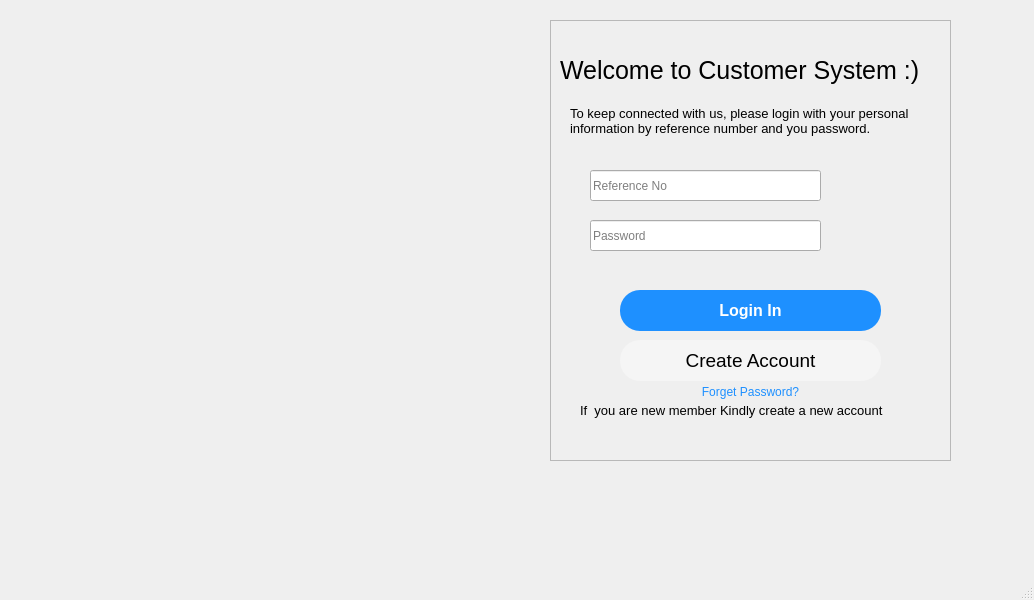
<?xml version="1.0" encoding="UTF-8"?>
<ui version="4.0">
 <class>MainWindow</class>
 <widget class="QMainWindow" name="MainWindow">
  <property name="geometry">
   <rect>
    <x>0</x>
    <y>0</y>
    <width>1034</width>
    <height>600</height>
   </rect>
  </property>
  <property name="windowTitle">
   <string>MainWindow</string>
  </property>
  <widget class="QWidget" name="centralwidget">
   <widget class="QFrame" name="frame">
    <property name="geometry">
     <rect>
      <x>550</x>
      <y>20</y>
      <width>401</width>
      <height>441</height>
     </rect>
    </property>
    <property name="frameShape">
     <enum>QFrame::StyledPanel</enum>
    </property>
    <property name="frameShadow">
     <enum>QFrame::Raised</enum>
    </property>
    <widget class="QLabel" name="label_5">
     <property name="geometry">
      <rect>
       <x>20</x>
       <y>70</y>
       <width>341</width>
       <height>61</height>
      </rect>
     </property>
     <property name="font">
      <font>
       <pointsize>10</pointsize>
      </font>
     </property>
     <property name="text">
      <string>To keep connected with us, please login with your personal information by reference number and you password.</string>
     </property>
     <property name="scaledContents">
      <bool>true</bool>
     </property>
     <property name="wordWrap">
      <bool>true</bool>
     </property>
    </widget>
    <widget class="QPushButton" name="pushButton_7">
     <property name="geometry">
      <rect>
       <x>150</x>
       <y>360</y>
       <width>101</width>
       <height>23</height>
      </rect>
     </property>
     <property name="cursor">
      <cursorShape>PointingHandCursor</cursorShape>
     </property>
     <property name="styleSheet">
      <string notr="true">border: 0px;
color: rgb(30,144,255);;</string>
     </property>
     <property name="text">
      <string>Forget Password?</string>
     </property>
    </widget>
    <widget class="QLabel" name="label_6">
     <property name="geometry">
      <rect>
       <x>10</x>
       <y>30</y>
       <width>381</width>
       <height>41</height>
      </rect>
     </property>
     <property name="styleSheet">
      <string notr="true">font-family:'Montserrat';
font-size:25px;
</string>
     </property>
     <property name="text">
      <string>Welcome to Customer System :)</string>
     </property>
    </widget>
    <widget class="QLineEdit" name="lineEdit_2">
     <property name="geometry">
      <rect>
       <x>40</x>
       <y>150</y>
       <width>231</width>
       <height>31</height>
      </rect>
     </property>
     <property name="styleSheet">
      <string notr="true">border-bottom: 1px solid black; </string>
     </property>
     <property name="placeholderText">
      <string>Reference No</string>
     </property>
    </widget>
    <widget class="QLineEdit" name="lineEdit_3">
     <property name="geometry">
      <rect>
       <x>40</x>
       <y>200</y>
       <width>231</width>
       <height>31</height>
      </rect>
     </property>
     <property name="autoFillBackground">
      <bool>false</bool>
     </property>
     <property name="styleSheet">
      <string notr="true">border-bottom: 1px solid black; </string>
     </property>
     <property name="echoMode">
      <enum>QLineEdit::Password</enum>
     </property>
     <property name="placeholderText">
      <string>Password</string>
     </property>
    </widget>
    <widget class="QPushButton" name="pushButton">
     <property name="geometry">
      <rect>
       <x>70</x>
       <y>270</y>
       <width>261</width>
       <height>41</height>
      </rect>
     </property>
     <property name="font">
      <font>
       <family>MS Shell Dlg 2</family>
       <pointsize>12</pointsize>
       <weight>75</weight>
       <bold>true</bold>
      </font>
     </property>
     <property name="cursor">
      <cursorShape>PointingHandCursor</cursorShape>
     </property>
     <property name="styleSheet">
      <string notr="true">QPushButton{
background-color:rgb(30,144,255);
color:white;
border-radius:20px;
}
QPushButton:hover
{

background-color: white;
color:rgb(30,144,255);
border:1px solid rgb(30,144,255);
transform:scale(1.2);

}</string>
     </property>
     <property name="text">
      <string>Login In</string>
     </property>
    </widget>
    <widget class="QPushButton" name="pushButton_2">
     <property name="geometry">
      <rect>
       <x>70</x>
       <y>320</y>
       <width>261</width>
       <height>41</height>
      </rect>
     </property>
     <property name="font">
      <font>
       <family>MS Shell Dlg 2</family>
       <pointsize>14</pointsize>
       <weight>50</weight>
       <italic>false</italic>
       <bold>false</bold>
      </font>
     </property>
     <property name="cursor">
      <cursorShape>PointingHandCursor</cursorShape>
     </property>
     <property name="styleSheet">
      <string notr="true">
QPushButton{
font: 14pt &quot;MS Shell Dlg 2&quot;;
background-color: rgb(245,245,245);
color:black;
border-radius:20px;

}
QPushButton:hover
{

background-color: black;
color: rgb(245,245,245);
border-radius:20px;

}
</string>
     </property>
     <property name="text">
      <string>Create Account</string>
     </property>
    </widget>
    <widget class="QLabel" name="label_7">
     <property name="geometry">
      <rect>
       <x>30</x>
       <y>360</y>
       <width>341</width>
       <height>61</height>
      </rect>
     </property>
     <property name="font">
      <font>
       <pointsize>10</pointsize>
      </font>
     </property>
     <property name="text">
      <string>If  you are new member Kindly create a new account</string>
     </property>
     <property name="scaledContents">
      <bool>true</bool>
     </property>
     <property name="wordWrap">
      <bool>true</bool>
     </property>
    </widget>
   </widget>
  </widget>
  <widget class="QMenuBar" name="menubar">
   <property name="geometry">
    <rect>
     <x>0</x>
     <y>0</y>
     <width>1034</width>
     <height>21</height>
    </rect>
   </property>
  </widget>
  <widget class="QStatusBar" name="statusbar"/>
 </widget>
 <resources/>
 <connections/>
</ui>
